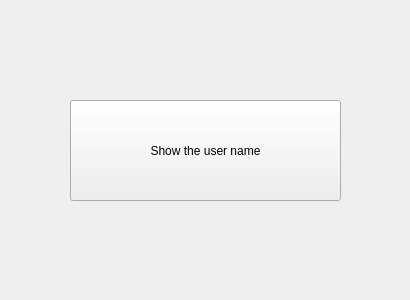
<?xml version="1.0" encoding="UTF-8"?>
<ui version="4.0">
 <class>PrintUserName</class>
 <widget class="QWidget" name="PrintUserName">
  <property name="geometry">
   <rect>
    <x>0</x>
    <y>0</y>
    <width>410</width>
    <height>300</height>
   </rect>
  </property>
  <property name="windowTitle">
   <string>Form</string>
  </property>
  <widget class="QPushButton" name="showUserNameButton">
   <property name="geometry">
    <rect>
     <x>70</x>
     <y>100</y>
     <width>271</width>
     <height>101</height>
    </rect>
   </property>
   <property name="text">
    <string>Show the user name</string>
   </property>
  </widget>
 </widget>
 <resources/>
 <connections/>
</ui>
